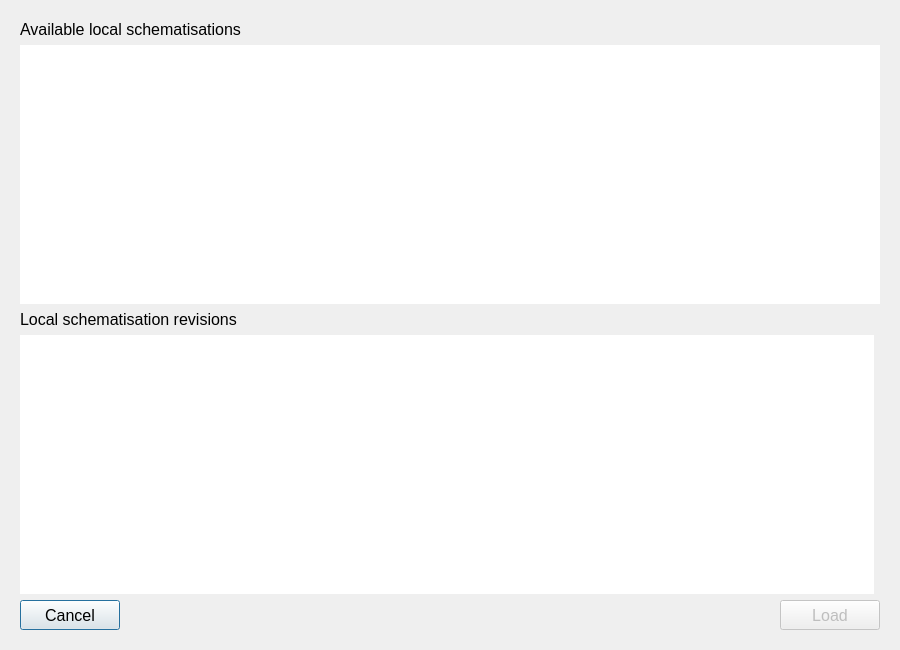
<?xml version="1.0" encoding="UTF-8"?>
<ui version="4.0">
 <class>Dialog</class>
 <widget class="QDialog" name="Dialog">
  <property name="geometry">
   <rect>
    <x>0</x>
    <y>0</y>
    <width>900</width>
    <height>650</height>
   </rect>
  </property>
  <property name="font">
   <font>
    <family>Segoe UI</family>
   </font>
  </property>
  <property name="windowTitle">
   <string>Load local schematisation</string>
  </property>
  <layout class="QGridLayout" name="gridLayout">
   <item row="0" column="0">
    <widget class="QWidget" name="schematisation_download_widget" native="true">
     <property name="sizePolicy">
      <sizepolicy hsizetype="Preferred" vsizetype="Expanding">
       <horstretch>0</horstretch>
       <verstretch>0</verstretch>
      </sizepolicy>
     </property>
     <property name="minimumSize">
      <size>
       <width>500</width>
       <height>300</height>
      </size>
     </property>
     <layout class="QGridLayout" name="gridLayout_8">
      <item row="1" column="0" colspan="2">
       <widget class="QTreeView" name="schematisations_tv">
        <property name="font">
         <font>
          <pointsize>10</pointsize>
         </font>
        </property>
        <property name="frameShape">
         <enum>QFrame::NoFrame</enum>
        </property>
        <property name="editTriggers">
         <set>QAbstractItemView::NoEditTriggers</set>
        </property>
        <property name="sortingEnabled">
         <bool>true</bool>
        </property>
        <attribute name="headerShowSortIndicator" stdset="0">
         <bool>true</bool>
        </attribute>
       </widget>
      </item>
      <item row="2" column="0">
       <widget class="QLabel" name="label">
        <property name="font">
         <font>
          <pointsize>12</pointsize>
         </font>
        </property>
        <property name="text">
         <string>Local schematisation revisions</string>
        </property>
       </widget>
      </item>
      <item row="4" column="0" colspan="2">
       <layout class="QHBoxLayout" name="horizontalLayout_2">
        <property name="bottomMargin">
         <number>0</number>
        </property>
        <item>
         <widget class="QPushButton" name="pb_cancel">
          <property name="minimumSize">
           <size>
            <width>100</width>
            <height>30</height>
           </size>
          </property>
          <property name="maximumSize">
           <size>
            <width>16777215</width>
            <height>16777215</height>
           </size>
          </property>
          <property name="font">
           <font>
            <pointsize>12</pointsize>
           </font>
          </property>
          <property name="text">
           <string>Cancel</string>
          </property>
         </widget>
        </item>
        <item>
         <spacer name="horizontalSpacer_7">
          <property name="orientation">
           <enum>Qt::Horizontal</enum>
          </property>
          <property name="sizeHint" stdset="0">
           <size>
            <width>40</width>
            <height>20</height>
           </size>
          </property>
         </spacer>
        </item>
        <item>
         <widget class="QPushButton" name="pb_load">
          <property name="enabled">
           <bool>false</bool>
          </property>
          <property name="minimumSize">
           <size>
            <width>100</width>
            <height>30</height>
           </size>
          </property>
          <property name="maximumSize">
           <size>
            <width>16777215</width>
            <height>16777215</height>
           </size>
          </property>
          <property name="font">
           <font>
            <pointsize>12</pointsize>
           </font>
          </property>
          <property name="text">
           <string>Load</string>
          </property>
         </widget>
        </item>
       </layout>
      </item>
      <item row="3" column="0">
       <widget class="QTreeView" name="revisions_tv">
        <property name="font">
         <font>
          <pointsize>10</pointsize>
         </font>
        </property>
        <property name="frameShape">
         <enum>QFrame::NoFrame</enum>
        </property>
        <property name="editTriggers">
         <set>QAbstractItemView::NoEditTriggers</set>
        </property>
       </widget>
      </item>
      <item row="0" column="0">
       <widget class="QLabel" name="label_2">
        <property name="font">
         <font>
          <pointsize>12</pointsize>
         </font>
        </property>
        <property name="text">
         <string>Available local schematisations</string>
        </property>
       </widget>
      </item>
     </layout>
    </widget>
   </item>
  </layout>
 </widget>
 <resources/>
 <connections/>
</ui>
